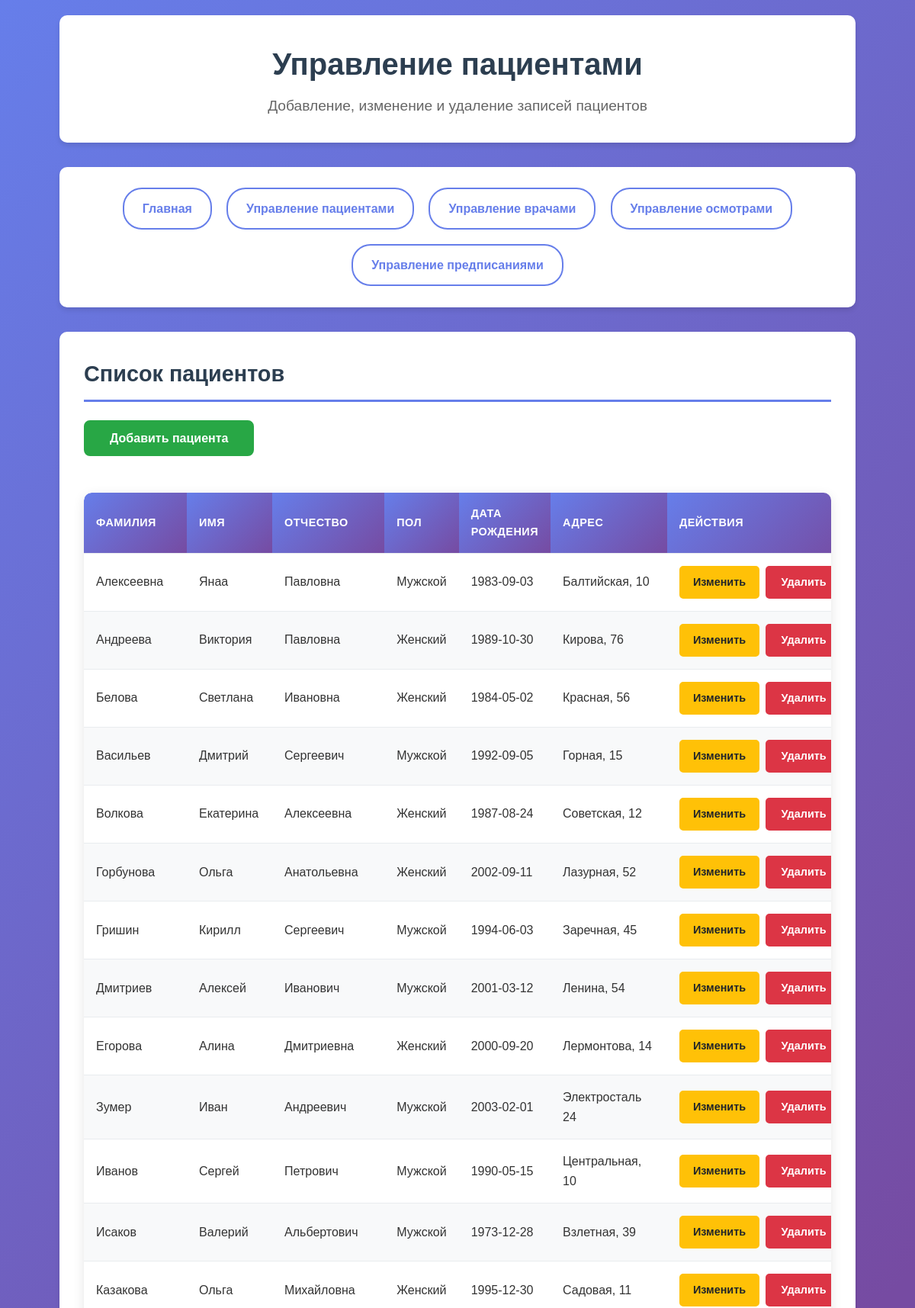
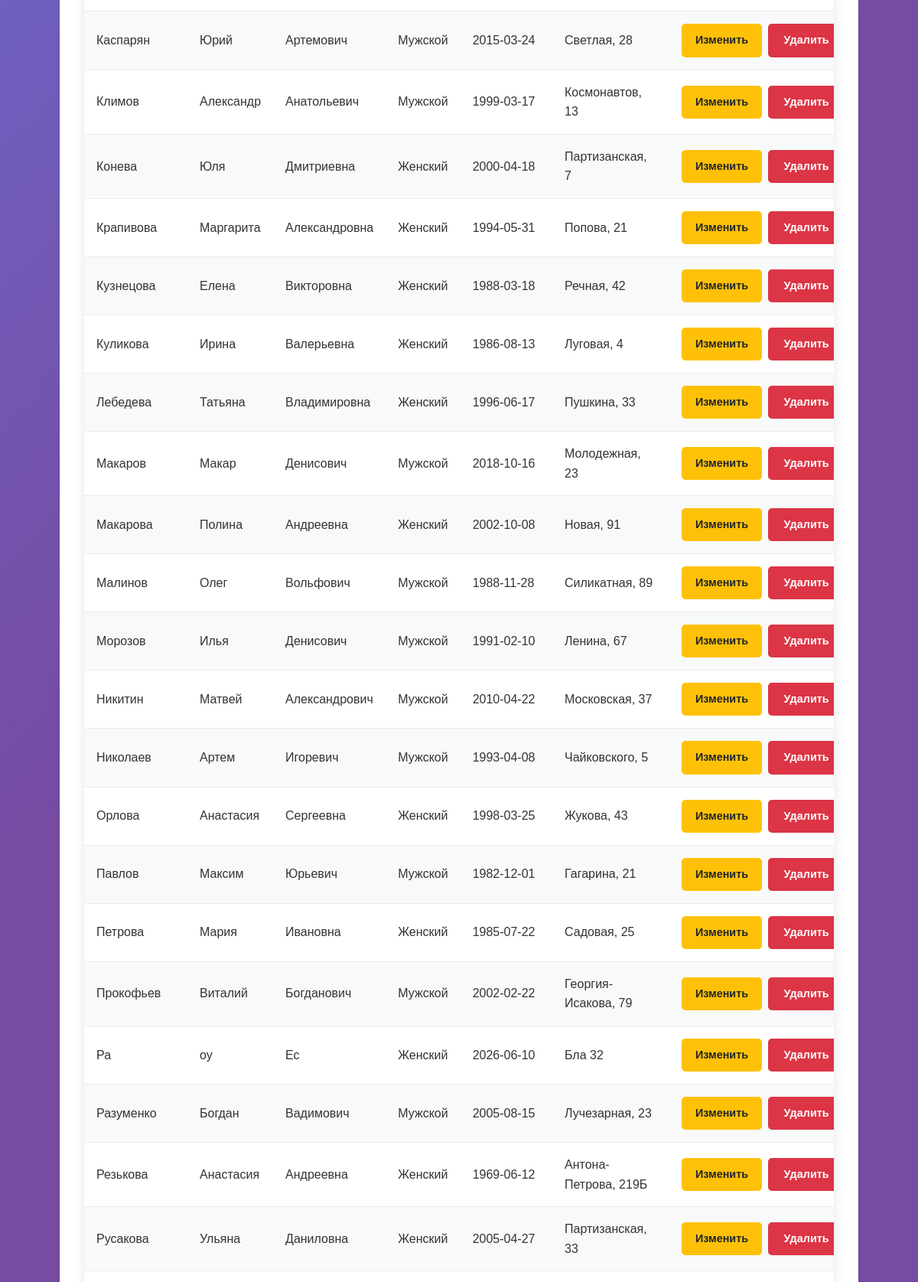
The page /patient_manage.php (upper part) on the database its author committed (2 pictures, top to bottom).
### tables this page shows
CREATE TABLE `Patient` (
  `IND` int(11) UNSIGNED NOT NULL,
  `Surname` varchar(255) NOT NULL,
  `Name` varchar(255) NOT NULL,
  `Patronymic` varchar(255) NOT NULL,
  `Gender` int(11) UNSIGNED DEFAULT NULL,
  `Birth` date DEFAULT NULL,
  `Address` varchar(255) NOT NULL
);

CREATE TABLE `Gender` (
  `IND` int(11) UNSIGNED NOT NULL,
  `Naming` varchar(255) NOT NULL,
  `Shortnaming` varchar(255) NOT NULL
);

### patient_manage.php (the view, shortened to what this page needs)
<?php
$conn = new mysqli("localhost", "root", "", "med_coop");
?>
<!DOCTYPE html>
<html lang="ru">
<head>
    <link rel="stylesheet" href="style.css?v=<?php echo time(); ?>">
</head>
<body>
    <div class="container">
        <header class="header">
            <h1>Управление пациентами</h1>
            <p>Добавление, изменение и удаление записей пациентов</p>
        </header>
        <nav class="nav-menu">
            <ul class="main-nav">
                <li><a href="index.php">Главная</a></li>
                <li><a href="patient_manage.php" class="nav-active">Управление пациентами</a></li>
                <li><a href="doctor_manage.php">Управление врачами</a></li>
                <li><a href="checkup_manage.php">Управление осмотрами</a></li>
                <li><a href="prescription_manage.php">Управление предписаниями</a></li>
            </ul>
        </nav>
        <section class="content-section">
            <h2>Список пациентов</h2>
            <div class="button-container">
                <button class="btn-add" id="showFormBtn">Добавить пациента</button>
            </div>
            <div class="table-container">
                <table class="data-table">
                    <thead>
                        <tr>
                            <th>Фамилия</th>
                            <th>Имя</th>
                            <th>Отчество</th>
                            <th>Пол</th>
                            <th>Дата рождения</th>
                            <th>Адрес</th>
                            <th>Действия</th>
                        </tr>
                    </thead>
                    <tbody>
                        <?php
                        if ($conn->connect_error) {
                            echo "<tr><td colspan='7' class='error-msg'>Ошибка подключения к базе данных</td></tr>";
                        } else {
                            $sql = "SELECT p.*, g.Naming as GenderName
                                    FROM Patient p
                                    LEFT JOIN Gender g ON p.Gender = g.IND
                                    ORDER BY p.Surname, p.Name";
                            $result = $conn->query($sql);
                            if ($result->num_rows > 0) {
                                while($row = $result->fetch_assoc()) {
                                    echo "<tr>
                                        <td>{$row['Surname']}</td>
                                        <td>{$row['Name']}</td>
                                        <td>{$row['Patronymic']}</td>
                                        <td>{$row['GenderName']}</td>
                                        <td>{$row['Birth']}</td>
                                        <td>{$row['Address']}</td>
                                        <td>
                                            <div class='action-buttons'>
                                                <a href='patient_edit.php?id={$row['IND']}' class='btn btn-edit'>Изменить</a>
                                                <a href='patient_delete.php?id={$row['IND']}' class='btn btn-delete' onclick='return confirm(\"Удалить пациента {$row['Surname']} {$row['Name']}?\")'>Удалить</a>
                                            </div>
                                        </td>
                                    </tr>";
                                }
                            } else {
                                echo "<tr><td colspan='7' class='no-data'>Нет данных о пациентах</td></tr>";
                            }
                        }
                        ?>
                    </tbody>
                </table>
            </div>
        </section>
    </div>
</body>
</html>

### style.css (style rules this page uses)
* { margin: 0; padding: 0; box-sizing: border-box; }
body { font-family: 'Arial', sans-serif; line-height: 1.6; background: linear-gradient(135deg, #667eea 0%, #764ba2 50%); background-attachment: fixed; color: #333; min-height: 100vh; padding: 20px; }
.container { width: 90%; max-width: 1400px; margin: 0 auto; }
.header { background: white; padding: 2rem; text-align: center; border-radius: 10px; margin-bottom: 2rem; box-shadow: 0 4px 6px rgba(0,0,0,0.1); }
.header h1 { font-size: 2.5rem; margin-bottom: 0.5rem; color: #2c3e50; }
.header p { font-size: 1.2rem; color: #666; }
.nav-menu { background: white; padding: 1.5rem; border-radius: 10px; margin-bottom: 2rem; box-shadow: 0 4px 6px rgba(0,0,0,0.1); }
.main-nav { list-style: none; display: flex; flex-wrap: wrap; gap: 0.8rem; justify-content: center; }
.main-nav li { margin: 0.2rem; }
.main-nav a { text-decoration: none; color: #667eea; padding: 0.8rem 1.5rem; border: 2px solid #667eea; border-radius: 25px; font-weight: 600; background: white; display: block; transition: all 0.2s ease; }
.nav-active { background: #667eea; color: white; }
.content-section { background: white; padding: 2rem; border-radius: 10px; margin-bottom: 2rem; box-shadow: 0 4px 6px rgba(0,0,0,0.1); }
.content-section h2 { color: #2c3e50; margin-bottom: 1.5rem; border-bottom: 3px solid #667eea; padding-bottom: 0.7rem; font-size: 1.8rem; }
.table-container { overflow-x: auto; margin: 1.5rem 0; border-radius: 10px; box-shadow: 0 4px 15px rgba(0,0,0,0.1); }
.data-table { width: 100%; border-collapse: collapse; background: white; border-radius: 10px; overflow: hidden; }
.data-table th, .data-table td { padding: 1rem; text-align: left; border-bottom: 1px solid #e9ecef; }
.data-table th { background: linear-gradient(135deg, #667eea 0%, #764ba2 100%); color: white; font-weight: 600; font-size: 0.9rem; text-transform: uppercase; letter-spacing: 0.5px; }
.data-table tr:nth-child(even) { background-color: #f8f9fa; }
.btn { padding: 0.8rem 1.5rem; border: none; border-radius: 8px; cursor: pointer; text-decoration: none; display: inline-flex; align-items: center; justify-content: center; font-size: 0.9rem; font-weight: 600; text-align: center; min-width: 100px; transition: all 0.2s ease; }
.btn-delete { background: #dc3545; color: white; border: 2px solid #dc3545; }
.action-buttons { display: flex; gap: 0.5rem; }

### patient_manage.php (style rules this page uses)
.btn-add { background: #28a745; color: white; border: 2px solid #28a745; padding: 0.8rem 2rem; border-radius: 8px; cursor: pointer; font-size: 1rem; font-weight: 600; transition: all 0.2s ease; margin-bottom: 1.5rem; }
.btn-edit { background: #ffc107; color: #212529; border: 2px solid #ffc107; padding: 0.5rem 1rem; border-radius: 5px; text-decoration: none; font-size: 0.9rem; font-weight: 600; transition: all 0.2s ease; }
.btn-delete { background: #dc3545; color: white; border: 2px solid #dc3545; padding: 0.5rem 1rem; border-radius: 5px; text-decoration: none; font-size: 0.9rem; font-weight: 600; transition: all 0.2s ease; }
.action-buttons { display: flex; gap: 0.5rem; }
.button-container { display: flex; justify-content: flex-start; align-items: center; margin-bottom: 20px; }

### rows shown on the page
patient: Surname "Алексеевна", Name "Янаа", Patronymic "Павловна", gender.Naming "Мужской", Birth "1983-09-03", Address "Балтийская, 10"
patient: Surname "Андреева", Name "Виктория", Patronymic "Павловна", gender.Naming "Женский", Birth "1989-10-30", Address "Кирова, 76"
patient: Surname "Белова", Name "Светлана", Patronymic "Ивановна", gender.Naming "Женский", Birth "1984-05-02", Address "Красная, 56"
patient: Surname "Васильев", Name "Дмитрий", Patronymic "Сергеевич", gender.Naming "Мужской", Birth "1992-09-05", Address "Горная, 15"
patient: Surname "Волкова", Name "Екатерина", Patronymic "Алексеевна", gender.Naming "Женский", Birth "1987-08-24", Address "Советская, 12"
patient: Surname "Горбунова", Name "Ольга", Patronymic "Анатольевна", gender.Naming "Женский", Birth "2002-09-11", Address "Лазурная, 52"
patient: Surname "Гришин", Name "Кирилл", Patronymic "Сергеевич", gender.Naming "Мужской", Birth "1994-06-03", Address "Заречная, 45"
patient: Surname "Дмитриев", Name "Алексей", Patronymic "Иванович", gender.Naming "Мужской", Birth "2001-03-12", Address "Ленина, 54"
patient: Surname "Егорова", Name "Алина", Patronymic "Дмитриевна", gender.Naming "Женский", Birth "2000-09-20", Address "Лермонтова, 14"
patient: Surname "Зумер", Name "Иван", Patronymic "Андреевич", gender.Naming "Мужской", Birth "2003-02-01", Address "Электросталь 24"
patient: Surname "Иванов", Name "Сергей", Patronymic "Петрович", gender.Naming "Мужской", Birth "1990-05-15", Address "Центральная, 10"
patient: Surname "Исаков", Name "Валерий", Patronymic "Альбертович", gender.Naming "Мужской", Birth "1973-12-28", Address "Взлетная, 39"
patient: Surname "Казакова", Name "Ольга", Patronymic "Михайловна", gender.Naming "Женский", Birth "1995-12-30", Address "Садовая, 11"
patient: Surname "Каспарян", Name "Юрий", Patronymic "Артемович", gender.Naming "Мужской", Birth "2015-03-24", Address "Светлая, 28"
patient: Surname "Климов", Name "Александр", Patronymic "Анатольевич", gender.Naming "Мужской", Birth "1999-03-17", Address "Космонавтов, 13"
patient: Surname "Конева", Name "Юля", Patronymic "Дмитриевна", gender.Naming "Женский", Birth "2000-04-18", Address "Партизанская, 7"
patient: Surname "Крапивова", Name "Маргарита", Patronymic "Александровна", gender.Naming "Женский", Birth "1994-05-31", Address "Попова, 21"
patient: Surname "Кузнецова", Name "Елена", Patronymic "Викторовна", gender.Naming "Женский", Birth "1988-03-18", Address "Речная, 42"
patient: Surname "Куликова", Name "Ирина", Patronymic "Валерьевна", gender.Naming "Женский", Birth "1986-08-13", Address "Луговая, 4"
patient: Surname "Лебедева", Name "Татьяна", Patronymic "Владимировна", gender.Naming "Женский", Birth "1996-06-17", Address "Пушкина, 33"
patient: Surname "Макаров", Name "Макар", Patronymic "Денисович", gender.Naming "Мужской", Birth "2018-10-16", Address "Молодежная, 23"
patient: Surname "Макарова", Name "Полина", Patronymic "Андреевна", gender.Naming "Женский", Birth "2002-10-08", Address "Новая, 91"
patient: Surname "Малинов", Name "Олег", Patronymic "Вольфович", gender.Naming "Мужской", Birth "1988-11-28", Address "Силикатная, 89"
patient: Surname "Морозов", Name "Илья", Patronymic "Денисович", gender.Naming "Мужской", Birth "1991-02-10", Address "Ленина, 67"
patient: Surname "Никитин", Name "Матвей", Patronymic "Александрович", gender.Naming "Мужской", Birth "2010-04-22", Address "Московская, 37"
patient: Surname "Николаев", Name "Артем", Patronymic "Игоревич", gender.Naming "Мужской", Birth "1993-04-08", Address "Чайковского, 5"
patient: Surname "Орлова", Name "Анастасия", Patronymic "Сергеевна", gender.Naming "Женский", Birth "1998-03-25", Address "Жукова, 43"
patient: Surname "Павлов", Name "Максим", Patronymic "Юрьевич", gender.Naming "Мужской", Birth "1982-12-01", Address "Гагарина, 21"
patient: Surname "Петрова", Name "Мария", Patronymic "Ивановна", gender.Naming "Женский", Birth "1985-07-22", Address "Садовая, 25"
patient: Surname "Прокофьев", Name "Виталий", Patronymic "Богданович", gender.Naming "Мужской", Birth "2002-02-22", Address "Георгия-Исакова, 79"
patient: Surname "Ра", Name "оу", Patronymic "Ес", gender.Naming "Женский", Birth "2026-06-10", Address "Бла 32"
patient: Surname "Разуменко", Name "Богдан", Patronymic "Вадимович", gender.Naming "Мужской", Birth "2005-08-15", Address "Лучезарная, 23"
patient: Surname "Резькова", Name "Анастасия", Patronymic "Андреевна", gender.Naming "Женский", Birth "1969-06-12", Address "Антона-Петрова, 219Б"
patient: Surname "Русакова", Name "Ульяна", Patronymic "Даниловна", gender.Naming "Женский", Birth "2005-04-27", Address "Партизанская, 33"
